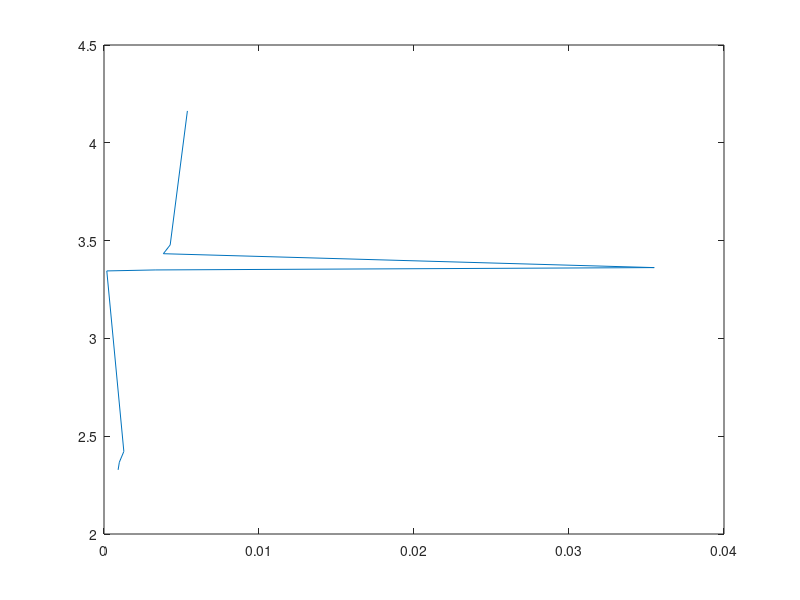

Reproduce this figure in MATLAB.
Xvalues=[0.00538, 0.00427, 0.00383, 0.0355, 0.0033, 0.00018, 0.00128, 0.00099, 0.00091];
yvalues= [4.163, 3.478, 3.433, 3.362, 3.350, 3.345, 2.422, 2.367, 2.328];
plot(Xvalues,yvalues)